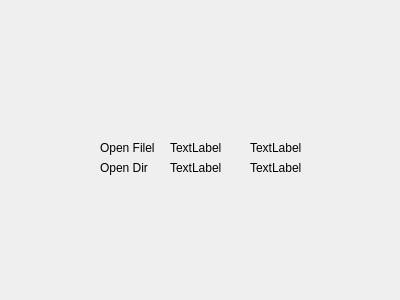
<?xml version="1.0" encoding="UTF-8"?>
<ui version="4.0">
 <class>Help</class>
 <widget class="QWidget" name="Help">
  <property name="geometry">
   <rect>
    <x>0</x>
    <y>0</y>
    <width>400</width>
    <height>300</height>
   </rect>
  </property>
  <property name="windowTitle">
   <string>Form</string>
  </property>
  <widget class="QLabel" name="label_2">
   <property name="geometry">
    <rect>
     <x>100</x>
     <y>160</y>
     <width>59</width>
     <height>16</height>
    </rect>
   </property>
   <property name="text">
    <string>Open Dir</string>
   </property>
  </widget>
  <widget class="QLabel" name="label_3">
   <property name="geometry">
    <rect>
     <x>170</x>
     <y>140</y>
     <width>59</width>
     <height>16</height>
    </rect>
   </property>
   <property name="text">
    <string>TextLabel</string>
   </property>
  </widget>
  <widget class="QLabel" name="label_4">
   <property name="geometry">
    <rect>
     <x>170</x>
     <y>160</y>
     <width>59</width>
     <height>16</height>
    </rect>
   </property>
   <property name="text">
    <string>TextLabel</string>
   </property>
  </widget>
  <widget class="QLabel" name="label_5">
   <property name="geometry">
    <rect>
     <x>250</x>
     <y>140</y>
     <width>59</width>
     <height>16</height>
    </rect>
   </property>
   <property name="text">
    <string>TextLabel</string>
   </property>
  </widget>
  <widget class="QLabel" name="label_6">
   <property name="geometry">
    <rect>
     <x>250</x>
     <y>160</y>
     <width>59</width>
     <height>16</height>
    </rect>
   </property>
   <property name="text">
    <string>TextLabel</string>
   </property>
  </widget>
  <widget class="QLabel" name="label">
   <property name="geometry">
    <rect>
     <x>100</x>
     <y>140</y>
     <width>59</width>
     <height>16</height>
    </rect>
   </property>
   <property name="text">
    <string>Open Filel</string>
   </property>
  </widget>
 </widget>
 <resources/>
 <connections/>
</ui>
